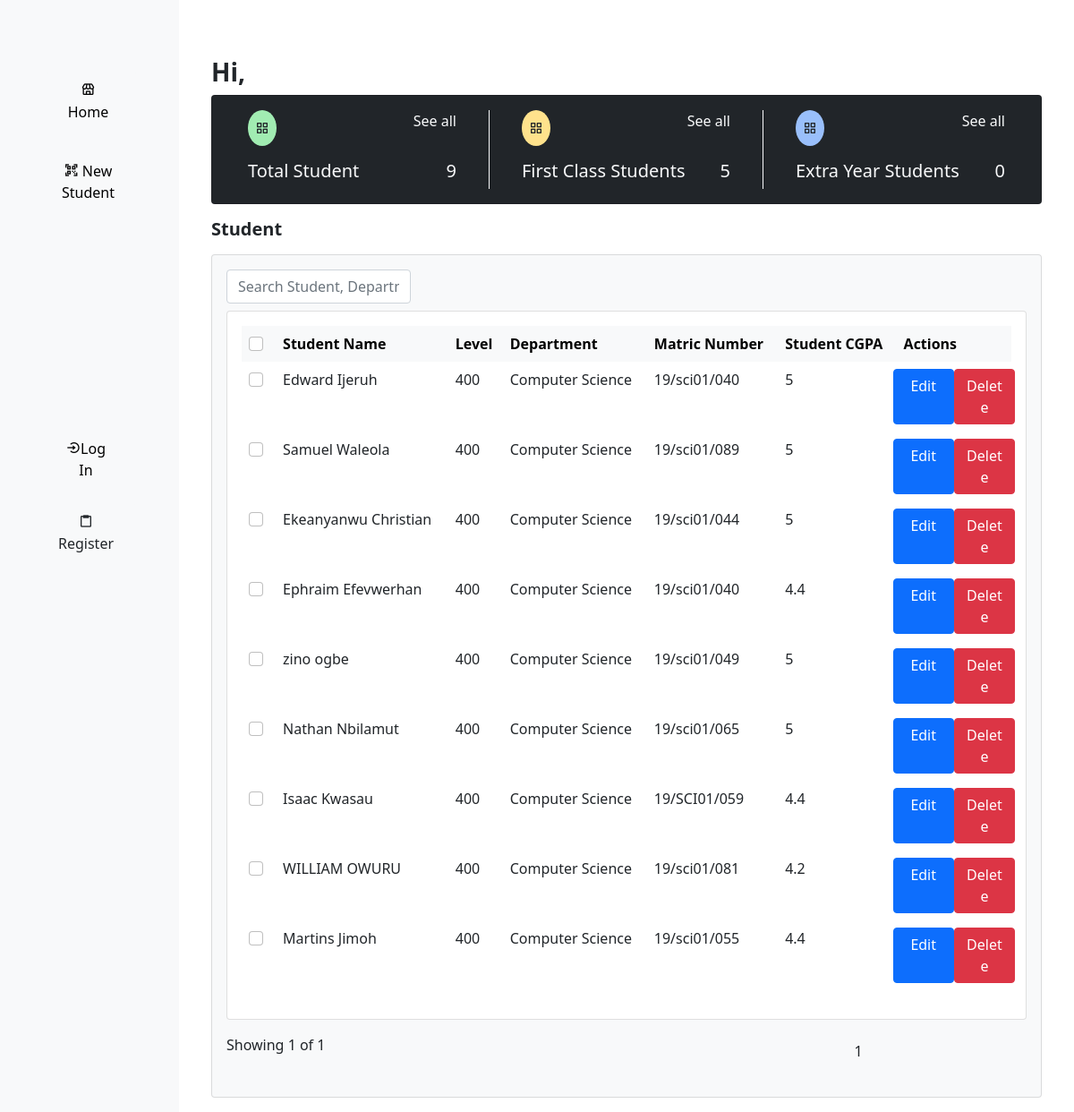
/dashboard/, run on the app's committed database.
### main/models.py (models this page shows)
class Student(models.Model):
    first_name = models.CharField(max_length=200, null=True, blank=True)
    last_name = models.CharField(max_length=200, null=True, blank=True)
    age = models.CharField(max_length=2, null=True, blank=True)
    id = models.UUIDField(primary_key=True, default=uuid.uuid4, unique=True, max_length=10)
    cgpa = models.CharField(max_length=5, blank=True, null=True)
    dob = models.DateField()
    level = models.CharField(max_length=3, null=True, blank=True)
    department = models.CharField(max_length=150, null=True, blank=True)
    matric_no = models.CharField(max_length=12, null=True, blank=True)
    student_image = models.ImageField()
    extra_year = models.BooleanField(default=False)

### main/views.py (the view)
# urls.py: path('dashboard/', views.dashboard, name='dashboard'),
def dashboard(request):
    search_query = ''
    if request.GET.get('search_query'):
        search_query = request.GET.get('search_query')
    count = Student.objects.all().count()
    page_range = 10
    if request.GET.get('page_range'):
        page_range = request.GET.get('page_range')
    first_class_count = Student.objects.filter(cgpa='5').count()
    extra_year_count = Student.objects.filter(extra_year=True).count()
    students = Student.objects.filter(Q(first_name__icontains=search_query) | Q(last_name__icontains=search_query) | Q(matric_no__icontains=search_query) | Q(department__icontains=search_query))
    paginator = Paginator(students, page_range)
    page_number = request.GET.get('page')
    try:
        page_obj = paginator.get_page(page_number)
    except PageNotAnInteger:
        page_number = 1
        page_obj = paginator.get_page(page_number)
    except EmptyPage:
        page_number = paginator.num_pages
        page_obj = paginator.get_page(page_number)
    context = {'title':'Dashboard', 'students':students, 'page_obj':page_obj, 'paginator':paginator, 'count':count, 'first_class_count':first_class_count, 'extra_year_count':extra_year_count}
    return render(request, 'dashboard.html', context)

### main/templates/dashboard.html (shortened to what this page needs)
{% extends 'base.html' %}
{% load static %}
{% block content %}
<div class="container-fluid">
    <div class="row flex-nowrap">
        <div class="col-auto col-md-3 col-xl-2 px-sm-2 px-0 bg-light">
            <div class="d-flex flex-column align-items-center align-items-sm-start px-3 pt-2 text-white min-vh-100 ">
                <ul class="nav nav-pills flex-column mb-sm-auto mb-0 align-items-center align-items-sm-start p-3 mt-5" id="menu">
                    <li>
                        <ul class="collapse show nav flex-column ms-1" id="submenu1" data-bs-parent="#menu">
                            <li class="w-100 list rounded-start rounded-end p-2">
                                <a href="{% url 'dashboard' %}" class="link btn btn-light ps-3 pe-4 py-2"><i class='bx bx-store span'></i> <span class="d-none d-sm-inline span">Home</span></a>
                            </li>
                            <li class="mt-2 list rounded-start rounded-end p-2">
                                <a href="{% url 'register-student' %}" class="link btn btn-light ps-3 pe-4 py-2"><i class='bx bx-qr-scan span'></i> <span class="d-none d-sm-inline span">New Student</span></a>
                            </li>
                        </ul>
                    </li>
                </ul>
                <ul class="nav nav-pills flex-column mb-sm-auto mb-0 align-items-center align-items-sm-start p-3 mt-5" id="menu">
                    {% if request.user.is_authenticated %}
                    <li class="w-100 list rounded-start rounded-end p-2">
                        <a href="{% url 'signOut' %}" class="link btn btn-light ps-3 pe-4 py-2"><i class='bx bx-power-off span'></i><span class="d-none d-sm-inline span">Log Out</span></a>
                    </li>
                    {% else %}
                    <li class="w-100 list rounded-start rounded-end p-2">
                        <a href="{% url 'login' %}" class="link btn btn-light ps-3 pe-4 py-2"><i class='bx bx-log-in-circle span'></i><span class="d-none d-sm-inline span">Log In</span></a>
                    </li>
                    <li class="w-100 list rounded-start rounded-end p-2">
                        <a href="{% url 'register' %}" class="link btn btn-light ps-3 pe-4 py-2 text-dark"><i class='bx bx-clipboard span'></i><span class="d-none d-sm-inline span">Register</span></a>
                    </li>
                    {% endif %}
                </ul>
            </div>
            <div class="d-flex flex-column align-items-center mt-5 align-items-sm-start px-3 pt-2 text-white">
            </div>
        </div>
        <div class="col py-3">
            <div class="container mt-5">
                <div class="row">
                    <div class="col-md-9">
                        <h3 class="text-md-start fw-bold">Hi, {{request.user.first_name}}</h3>
                    </div>
                    <div class="col-md-3 rounded-circle">
                    </div>
                </div>
                <div class="card bg-dark">
                    <div class="card-body">
                        <div class="row">
                            <div class="col-md-4 border-end border-light">
                                <div class="container d-flex justify-content-between">
                                    <div class="icon rounded-circle d-flex align-items-center p-2"><i class='bx bx-grid-alt'></i></div>
                                    <p class="text-light">See all</p>
                                </div>
                                <div class="container d-flex justify-content-between mt-3">
                                    <h5 class="text-light">Total Student</h5>
                                    <h5 class="text-light">{{count}}</h5>
                                </div>
                            </div>
                            <div class="col-md-4 border-end border-light">
                                <div class="container d-flex justify-content-between">
                                    <div class="icon-1 rounded-circle d-flex align-items-center p-2"><i class='bx bx-grid-alt'></i></div>
                                    <p class="text-light">See all</p>
                                </div>
                                <div class="container d-flex justify-content-between mt-3">
                                    <h5 class="text-light">First Class Students</h5>
                                    <h5 class="text-light">{{first_class_count}}</h5>
                                </div>
                            </div>
                            <div class="col-md-4">
                                <div class="container d-flex justify-content-between">
                                    <div class="icon-2 rounded-circle d-flex align-items-center p-2"><i class='bx bx-grid-alt'></i></div>
                                    <p class="text-light">See all</p>
                                </div>
                                <div class="container d-flex justify-content-between mt-3">
                                    <h5 class="text-light">Extra Year Students</h5>
                                    <h5 class="text-light">{{extra_year_count}}</h5>
                                </div>
                            </div>
                        </div>
                    </div>
                </div>
                <h5 class="my-3 fw-bold">Student</h5>
                <div class="card bg-light">
                    <div class="card-body">
                        <div class="row">
                            <div class="col-md-3">
                                <form action="{% url 'dashboard' %}" method="GET">
                                    <input type="text" class="form-control" placeholder="Search Student, Department, Matric_no...." name="search_query">
                                </form>
                            </div>
                        </div>
                        <div class="card mt-2">
                            <div class="card-body table-responsive">
                                <table class="table table-borderless">
                                    <thead>
                                      <tr class="table-light">
                                        <th scope="col"><input class="form-check-input me-1" type="checkbox"></th>
                                        <th scope="col">Student Name</th>
                                        <th scope="col">Level</th>
                                        <th scope="col">Department</th>
                                        <th scope="col">Matric Number</th>
                                        <th scope="col">Student CGPA</th>
                                        <th scope="col">Actions</th>
                                      </tr>
                                    </thead>
                                    <tbody>
                                        {% if page_obj %}
                                        {% for student in page_obj %}
                                        <tr>
                                            <th scope="row"><input class="form-check-input me-1" type="checkbox"></th>
                                            <td data-bs-toggle="offcanvas" data-bs-target="#offcanvasNavbar{{student.id}}">{{student.first_name}} {{student.last_name}}</td>
                                            <td>{{student.level}}</td>
                                            <td>{{student.department}}</td>
                                            <td>{{student.matric_no}}</td>
                                            <td>{{student.cgpa}}</td>
                                            <td>
                                                <div class="row">
                                                    <a href="{% url 'edit-student' student.id %}" class="btn btn-primary w-50">Edit</a>
                                                    <a href="{% url 'delete-student' student.id %}" class="btn btn-danger w-50">Delete</a>
                                                </div>
                                            </td>
                                        </tr>
                                        {% endfor %}
                                        {% else %}
                                        <h5 class="text-muted">There are no Students</h5>
                                        {% endif %}
                                    </tbody>
                                </table>
                            </div>
                        </div>
                        <div class="row mt-3">
                            <div class="col-md-9">Showing {{page_obj.number}} of {{page_obj.paginator.num_pages}}</div>
                            <div class="col-md-3">
                                <ul class="list-inline">
                                    {% for page_number in paginator.page_range %}
                                    {% if page_number == page_obj.number %}
                                    <li class="list-inline-item"><a href="?page={{page_number}}" class="btn btn-current">{{page_number}}</a></li>
                                    {% else %}
                                    <li class="list-inline-item"><a href="?page={{page_number}}" class="btn btn-sub">{{page_number}}</a></li>
                                    {% endif %}
                                    {% endfor %}
                                </ul>
                            </div>
                        </div>
                    </div>
                </div>
            </div>
        </div>
    </div>
</div>
{% endblock content %}

### main/templates/base.html (shortened to what this page needs)
<!DOCTYPE html>
{% load static %}
<html lang="en">
<head>
    <link href='https://unpkg.com/boxicons@2.1.2/css/boxicons.min.css' rel='stylesheet'>
    <link rel="stylesheet" href="{% static 'styles/main.css' %}">
    <link href="https://cdn.jsdelivr.net/npm/bootstrap@5.0.2/dist/css/bootstrap.min.css" rel="stylesheet">
</head>
<body>
    {% block content %}
    {% endblock content %}
</body>
</html>

### static/styles/main.css (style rules this page uses)
.icon { background: #A1ECB2; }
.icon-1 { background: #FFE28C; }
.icon-2 { background: #99BFFB; }

### data on the page
Student: first_name "Edward", last_name "Ijeruh", level "400", department "Computer Science", matric_no "19/sci01/040", cgpa "5"
Student: first_name "Samuel", last_name "Waleola", level "400", department "Computer Science", matric_no "19/sci01/089", cgpa "5"
Student: first_name "Ekeanyanwu", last_name "Christian", level "400", department "Computer Science", matric_no "19/sci01/044", cgpa "5"
Student: first_name "Ephraim", last_name "Efevwerhan", level "400", department "Computer Science", matric_no "19/sci01/040", cgpa "4.4"
Student: first_name "zino", last_name "ogbe", level "400", department "Computer Science", matric_no "19/sci01/049", cgpa "5"
Student: first_name "Nathan", last_name "Nbilamut", level "400", department "Computer Science", matric_no "19/sci01/065", cgpa "5"
Student: first_name "Isaac", last_name "Kwasau", level "400", department "Computer Science", matric_no "19/SCI01/059", cgpa "4.4"
Student: first_name "WILLIAM", last_name "OWURU", level "400", department "Computer Science", matric_no "19/sci01/081", cgpa "4.2"
Student: first_name "Martins", last_name "Jimoh", level "400", department "Computer Science", matric_no "19/sci01/055", cgpa "4.4"

### other printed values
{{ count }} "9"
{{ first_class_count }} "5"
{{ extra_year_count }} "0"
{{ page_obj.number }} "1"
{{ page_obj.paginator.num_pages }} "1"
{{ page_number }} "1"
